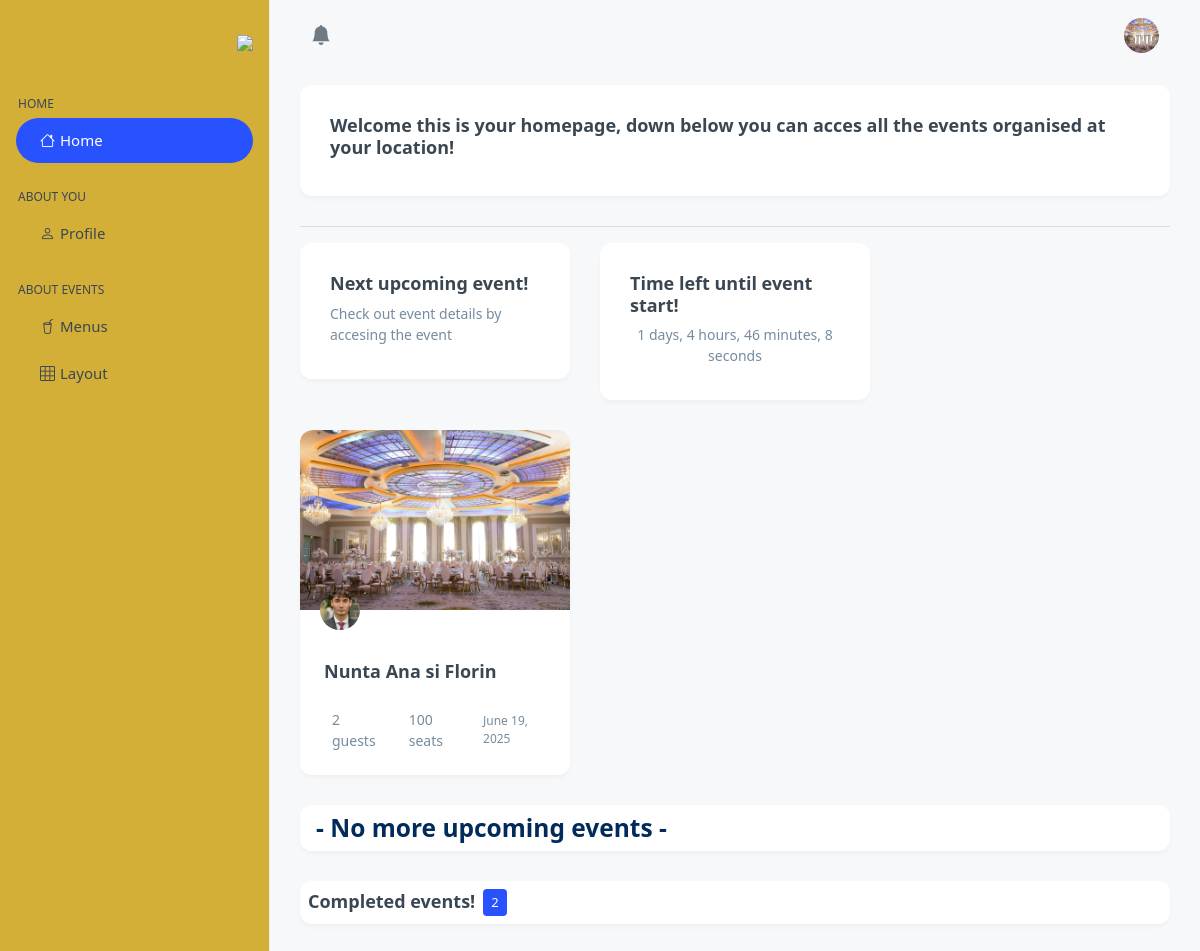
Screenshot of /personal_eveniment_home/ (signed in) with the database file from the repository.
### base/models.py (models this page shows, shortened)
class Profile(models.Model):
    user = models.ForeignKey(User, on_delete=models.CASCADE, null=True, blank=True)
    username = models.CharField(max_length=150, unique=True)
    password = models.CharField(max_length=128)
    email = models.EmailField()
    description = models.TextField(null=True, blank=True)
    photo = models.ImageField(upload_to='profile_photos/', null=True, blank=True, default="poze_invitati/male.png")
    cv_file = models.FileField(upload_to='cv_folder', null=True, blank=True)
    approved = models.BooleanField(default=False)
    number = models.CharField(max_length=15,default="+(40) 748364823")
    age = models.IntegerField(default=20)
    first_name = models.CharField(null=True, blank=True,max_length=15)
    last_name = models.CharField(null=True, blank=True,max_length=15)
    location = models.CharField(null=True, blank=True,max_length=60)
    street = models.CharField(null=True, blank=True,max_length=100)
    zip_code = models.CharField(null=True, blank=True,max_length=10)
    facebook = models.CharField(null=True, blank=True,max_length=100)
    instagram = models.CharField(null=True, blank=True,max_length=100)
    work_link = models.CharField(null=True, blank=True,max_length=100)
    google_link = models.CharField(null=True, blank=True,max_length=100)
    country = models.CharField(null=True, blank=True,max_length=100)
    created_at = models.DateTimeField(auto_now_add=True)
    USER_TYPE_CHOICES = (
        ('admin', 'Admin'),
        ('organizer', 'Organizer'),
        ('guest', 'Guest'),
        ('staff', 'Staff')
    )
    user_type = models.CharField(
        max_length=20,
        choices=USER_TYPE_CHOICES,
        default='guest'
    )

class Event(models.Model):
    location = models.ForeignKey(Location, on_delete=models.SET_NULL, null=True, blank=True)
    event_name = models.CharField(max_length=100)
    event_date = models.DateField()
    event_time = models.TimeField()
    event_description = models.TextField(null=True, blank=True)
    created_at = models.DateTimeField(auto_now_add=True)
    guests = models.ManyToManyField(Guests, related_name='events', blank=True)
    completed = models.BooleanField(default=False)
    types = models.ManyToManyField(Type, blank=True)
    cost = models.DecimalField(max_digits=10, decimal_places=2, default=3000)
    updated_at = models.DateTimeField(auto_now=True)
    is_canceled = models.BooleanField(default=False)
    organized_by = models.ForeignKey(
        User,
        on_delete=models.CASCADE,
        related_name="organized_events",
        blank=True,
        null=True
    )
    def __str__(self):
        return self.event_name

class Location(models.Model):
    owner = models.ForeignKey(User, on_delete=models.SET_NULL, null=True)
    user_account = models.OneToOneField(User, on_delete=models.CASCADE, null=True, related_name='user_account')
    name = models.CharField(max_length=100)
    description = models.TextField(null=True, blank=True)
    gallery = models.ImageField(upload_to='images/', null=True, blank=True)
    location = models.TextField(max_length=30)
    types = models.ManyToManyField(Type, blank=True)
    seats_numbers = models.IntegerField(null=True, blank=True)
    created_at = models.DateTimeField(auto_now_add=True)
    cost = models.DecimalField(max_digits=12, decimal_places=2,default=3000)
    number = models.CharField(max_length=20, default="+(40) 74 83 64 823")
    def __str__(self):
        return self.name

### base/decorators.py (the view)
    def wrapper(request, *args, **kwargs):
        profile = Profile.objects.filter(user=request.user).first()
        if request.user.is_authenticated and profile:
            if profile.user_type == 'staff':
                return view_func(request, *args, **kwargs)
        messages.error(request, "Acces denied: You must have a staff account in order to acces this part of the site.")
        return redirect(request.META.get('HTTP_REFERER', '/'))

### base/context_processors.py (called while the page is built)
def media_url(request):
    return {
        'MEDIA_URL': settings.MEDIA_URL
    }

### base/templates/base/personal_eveniment_home.html (shortened to what this page needs)
{% extends 'main.html' %}
{% load static %}
{% block content %}
<div class="page-wrapper" id="main-wrapper" data-layout="vertical" data-navbarbg="skin6" data-sidebartype="full"
data-sidebar-position="fixed" data-header-position="fixed">
  {% include 'sidebar.html' %}
  <div class="body-wrapper">
    {% include 'header.html' %}
    <div class="container-fluid">
          <div class="col-lg-auto">
            <div class="card card-hover">
              <div class="card-body">
                <h1 class="card-title d-flex align-items-center">
                  Welcome this is your homepage, down below you can acces all the events organised at your location!
                </h1>
              </div>
            </div>
          </div>
          <hr>
          <div class="row">
            <div class="col-lg-8">
               <div class="row">
              {% if event %}
              <div class="col-lg-6 col-sm-6">
                  <div class="card card-hover">
                      <div class="card-body">
                          <h1 class="card-title d-flex align-items-center gap-2">
                            Next upcoming event!
                          </h1>
                          <p>Check out event details by accesing the event</p>
                      </div>
                </div>
              </div>
              <div class="col-lg-6 col-sm-6">
                <div class="card card-hover">
                  <div class="card-body">
                    <h1 class="card-title d-flex align-items-center gap-2">Time left until event start!</h1>
                    {% include 'timer.html' %}
                  </div>
                </div>
              </div>
              {% endif %}
          </div>
          {% if event %}
          <div id="futureEventsSection">
              <div class="row">
                  <div class="col-lg-6">
                    <div class="card overflow-hidden hover-img card-hover">
                      <div class="position-relative">
                        <a href="{% url 'personal_vizualizare_eveniment' event.id %}">
                          <img src="{{ MEDIA_URL }}{{ event.location.gallery }}" class="card-img-top" style="max-height: 250px; object-fit: cover;" alt="matdash-img">
                        </a>
                        <img src="{{ MEDIA_URL }}{{ event.organized_by.profile_set.all.0.photo }}" alt="matdash-img" class="img-fluid rounded-circle position-absolute bottom-0 start-0 mb-n9 ms-9" style="width: 40px; max-height: 40px; object-fit: cover;" data-bs-toggle="tooltip" data-bs-placement="top" data-bs-title="Georgeanna Ramero">
                      </div>
                      <div class="card-body p-4">
                        <a class="d-block my-4 fs-5 text-dark fw-semibold link-primary" href="">{{ event.event_name }}</a>
                        <div class="d-flex align-items-center gap-4">
                          <div class="d-flex align-items-center gap-2">
                            {{ event.guests.count }} guests
                          </div>
                          <div class="d-flex align-items-center gap-2">
                             {{ event.location.seats_numbers }} seats
                          </div>
                          <div class="d-flex align-items-center fs-2 ms-auto">
                            {{ event.event_date }}
                          </div>
                        </div>
                      </div>
                    </div>
                  </div>
              </div>
          </div>
          {% endif %}
            </div>
            <div class="col-lg-4">
          </div>
          </div>
          {% if remaining_events %}
          <div class="col-lg-12">
            <div class="card card-hover">
                <div class="card-body">
                    <h1 class="card-title d-flex align-items-center gap-2">
                        Future events planned!
                    </h1>
                </div>
            </div>
          </div>
          {% else %}
          <div class="col">
            <div class="card card-hover">
              <div class="card-body p-2">
               <h3 class="m-0 ms-2">- No more upcoming events -</h3>
              </div>
            </div>
          </div>
          {% endif %}
        {% if past_events %}
          <div class="col-lg-12">
            <div class="card card-hover">
                <div class="card-body p-2 d=flex align-items-center">
                    <h1 class="card-title d-flex align-items-center gap-2 p-0 m-0 h3" data-bs-toggle="collapse" href="#completedEventsCollapse" role="button" aria-expanded="false" aria-controls="completedEventsCollapse">
                        Completed events!
                      <span class="badge text-bg-primary">{{ past_events_count }}</span>
                    </h1>
                </div>
            </div>
          </div>
        {% endif %}
    </div>
  </div>
</div>
{% endblock %}

### templates/header.html (shortened to what this page needs)
{% block content %}
{% load static %}
<header class="app-header">
    <nav class="navbar navbar-expand-lg navbar-light">
      <ul class="navbar-nav">
        <li class="nav-item dropdown w-100">
          <a class="nav-link nav-icon-hover" href="#" id="notificationDropdown" role="button" data-bs-toggle="dropdown" aria-expanded="false">
            <i class="bi bi-bell-fill"></i>
          </a>
      </li>
      </ul>
      <div class="navbar-collapse justify-content-end px-0" id="navbarNav">
        <ul class="navbar-nav flex-row ms-auto align-items-center justify-content-end">
          <li class="nav-item dropdown">
            <a class="nav-link nav-icon-hover" href="javascript:void(0)" id="drop2" data-bs-toggle="dropdown"
              aria-expanded="false">
              <img src="{{ MEDIA_URL }}{{ profile.photo }}" alt="Ceva" width="35" height="35" class="rounded-circle">
            </a>
          </li>
        </ul>
      </div>
    </nav>
  </header>
{% endblock %}

### static/css/styles.css (style rules this page uses)
.card h3 { margin-bottom: 8px; color: #002B5B; }
.card p { margin-bottom: 4px; font-size: 14px; }
body { font-family: Arial, sans-serif; background-color: #FAF9F6; margin: 0; }
a { color: #D4AF37; text-decoration: none; }
.task_manager span, a { margin-left: auto; }
:root { --primary-color: #2E8B57; --secondary-color: #D4AF37; --text-color: #002B5B; }

### static/css/sidebar-admin.css (style rules this page uses)
#menu li, .dropdown { transition: transform 0.5s ease; }

### static/css/admin-locations.css (style rules this page uses)
.nav-link { color:#D4AF37; }
.dropdown { position: relative; }

### static/css/home-page.css (style rules this page uses)
* { font-weight:500; font-family:'Segoe UI', Tahoma, Geneva, Verdana, sans-serif }
*:after, *:before { padding:0; margin:0; box-sizing: border-box; }

### rows the page displays
Profile: photo (picture)
Event: location.gallery (picture), organized_by.profile_set.all.0.photo (picture), event_name "Nunta Ana si Florin", guests.count "2", location.seats_numbers "100", event_date "June 19, 2025"

### other values shown
{{ past_events_count }} "2"
